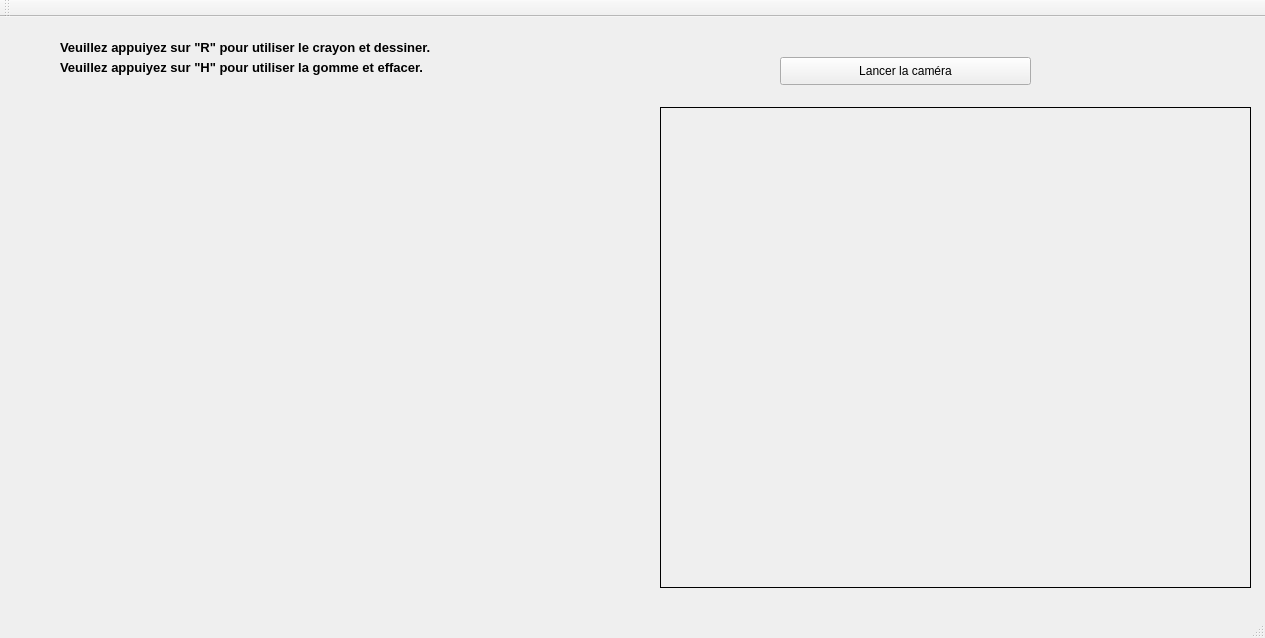
<?xml version="1.0" encoding="UTF-8"?>
<ui version="4.0">
 <class>testQTClass</class>
 <widget class="QMainWindow" name="testQTClass">
  <property name="geometry">
   <rect>
    <x>0</x>
    <y>0</y>
    <width>1265</width>
    <height>638</height>
   </rect>
  </property>
  <property name="windowTitle">
   <string>testQT</string>
  </property>
  <widget class="QWidget" name="centralWidget">
   <widget class="QPushButton" name="b1">
    <property name="geometry">
     <rect>
      <x>780</x>
      <y>40</y>
      <width>251</width>
      <height>28</height>
     </rect>
    </property>
    <property name="text">
     <string>Lancer la caméra</string>
    </property>
   </widget>
   <widget class="QLabel" name="camera">
    <property name="geometry">
     <rect>
      <x>660</x>
      <y>90</y>
      <width>591</width>
      <height>481</height>
     </rect>
    </property>
    <property name="font">
     <font>
      <weight>50</weight>
      <bold>false</bold>
     </font>
    </property>
    <property name="frameShape">
     <enum>QFrame::Box</enum>
    </property>
    <property name="text">
     <string/>
    </property>
    <property name="margin">
     <number>0</number>
    </property>
   </widget>
   <widget class="QLabel" name="label_res">
    <property name="geometry">
     <rect>
      <x>10</x>
      <y>80</y>
      <width>541</width>
      <height>471</height>
     </rect>
    </property>
    <property name="text">
     <string/>
    </property>
   </widget>
   <widget class="QLabel" name="label">
    <property name="geometry">
     <rect>
      <x>60</x>
      <y>20</y>
      <width>441</width>
      <height>20</height>
     </rect>
    </property>
    <property name="font">
     <font>
      <pointsize>10</pointsize>
      <weight>75</weight>
      <bold>true</bold>
     </font>
    </property>
    <property name="text">
     <string>Veuillez appuiyez sur &quot;R&quot; pour utiliser le crayon et dessiner.</string>
    </property>
   </widget>
   <widget class="QLabel" name="label_2">
    <property name="geometry">
     <rect>
      <x>60</x>
      <y>40</y>
      <width>441</width>
      <height>20</height>
     </rect>
    </property>
    <property name="font">
     <font>
      <pointsize>10</pointsize>
      <weight>75</weight>
      <bold>true</bold>
     </font>
    </property>
    <property name="text">
     <string>Veuillez appuiyez sur &quot;H&quot; pour utiliser la gomme et effacer.</string>
    </property>
   </widget>
  </widget>
  <widget class="QToolBar" name="mainToolBar">
   <attribute name="toolBarArea">
    <enum>TopToolBarArea</enum>
   </attribute>
   <attribute name="toolBarBreak">
    <bool>false</bool>
   </attribute>
  </widget>
  <widget class="QStatusBar" name="statusBar"/>
 </widget>
 <layoutdefault spacing="6" margin="11"/>
 <resources>
  <include location="testqt.qrc"/>
 </resources>
 <connections/>
 <slots>
  <signal>signal1()</signal>
 </slots>
</ui>
